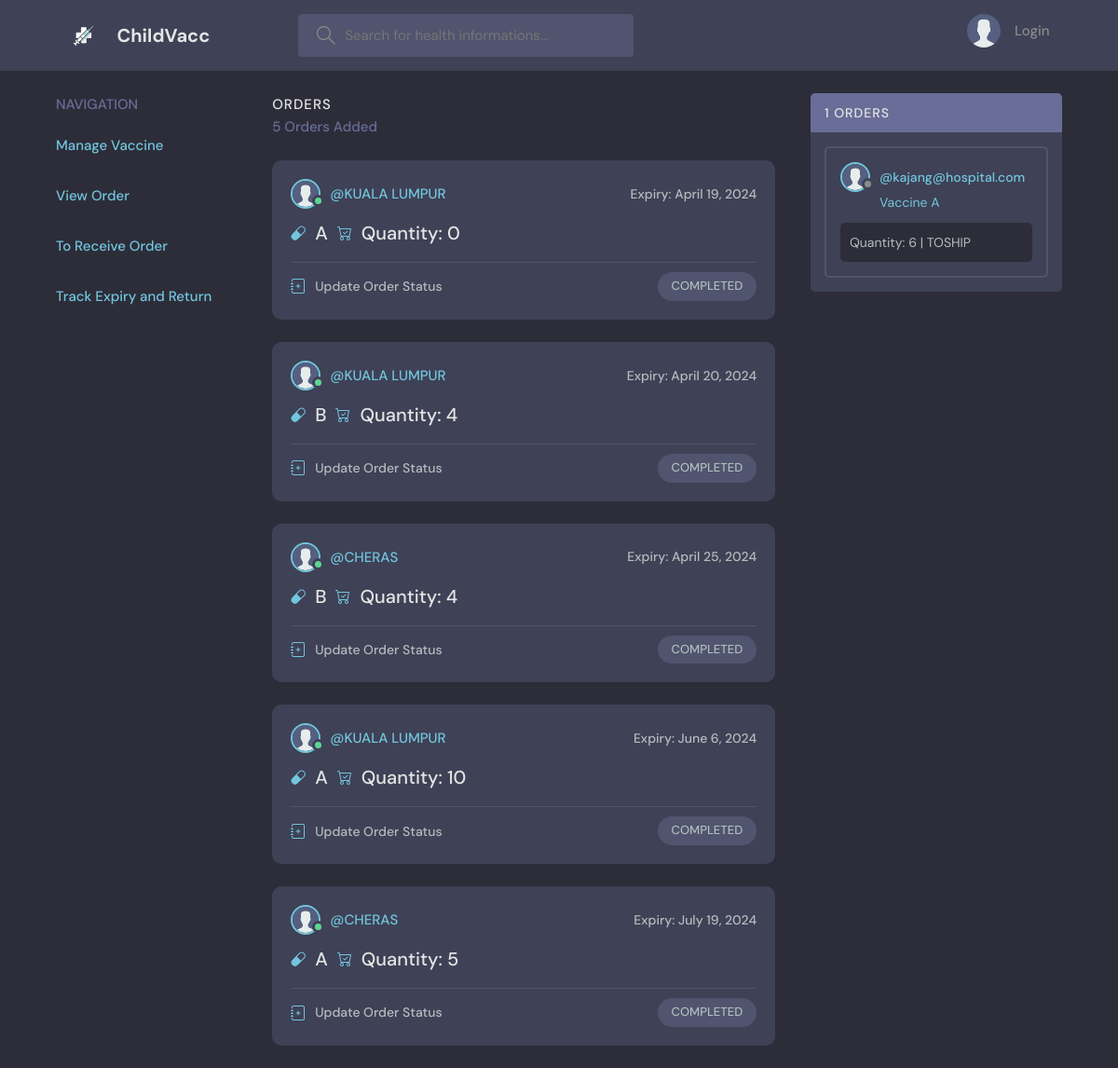
The page /track-expired-stock/ on the database its author committed.
### base/models.py (models this page shows, shortened)
class HospitalVaccine(models.Model):
    hospital = models.ForeignKey(Hospital, on_delete=models.CASCADE)
    vaccine = models.ForeignKey(Vaccine, on_delete=models.CASCADE)
    stored = models.IntegerField()
    booked = models.IntegerField(default=0)
    expiry = models.DateField(null=True)
    class Status(models.TextChoices):
        TOSHIP = "TOSHIP", "ToShip"
        TORECEIVE = "TORECEIVE", "ToReceive"
        COMPLETED = "COMPLETED", "Completed"
        EXPIRED = "EXPIRED", "Expired"
    status = models.CharField(max_length=50, choices=Status.choices, default=Status.TOSHIP)
    class Meta:
        ordering = ['expiry', 'status', 'vaccine']

class User(AbstractUser):
    email = models.EmailField(unique=True)
    username = models.CharField(max_length=150, unique=True)
    avatar = models.ImageField(null=True, default="avatar.svg")
    contact = models.CharField(max_length=12, null=True)
    address1 = models.CharField(max_length=30)
    address2 = models.CharField(max_length=30)
    postcode = models.CharField(max_length=5)
    city = models.CharField(max_length=30)
    state = models.CharField(max_length=20)
    class Types(models.TextChoices):
        PARENT = "PARENT", "Parent"
        HOSPITAL = "HOSPITAL", "Hospital"
        ADMIN = "ADMIN", "Admin"
        VACCINESUPPLIER = "VACCINESUPPLIER", "VaccineSupplier"
    type = models.CharField(max_length=50, choices=Types.choices, default=Types.ADMIN)
    class Status(models.TextChoices):
        APPROVED = "APPROVED", "Approved"
        PENDING = "PENDING", "Pending"
        RESTRICTED = "RESTRICTED", "Restricted"
    status = models.CharField(max_length=50, choices=Status.choices, default=Status.PENDING)
    class Meta:
        ordering = ['username']
    USERNAME_FIELD = 'email'
    REQUIRED_FIELDS = ['username', 'type']

class Vaccine(models.Model):
    name = models.CharField(max_length=30)
    description = models.TextField(null=True, blank=True)
    startage = models.IntegerField()
    endage = models.IntegerField()
    def __str__(self):
        return self.name

### base/views.py (the view)
# urls.py: path('track-expired-stock/', views.trackExpiryStock, name="track-expired-stock"),
def trackExpiryStock(request):
    orders1 = HospitalVaccine.objects.filter(Q(status='COMPLETED') | Q(status='EXPIRED'))
    orders = HospitalVaccine.objects.filter(status='TOSHIP')
    context = {'orders1': orders1, 'orders': orders}
    return render(request, 'base/view_vaccine_order_main.html', context)

### base/templates/base/view_vaccine_order_main.html (shortened to what this page needs)
{% extends 'main.html' %}
{% block content %}
  <main class="layout layout--3">
    <div class="container">
      {% include 'base/nav_vaccinesupplier.html' %}
      <div class="roomList">
        <div class="roomList__header">
          <div>
            <h2>Orders</h2>
            <p>{{orders1.count}} Orders Added</p>
          </div>
        </div>
        {% for order in orders1 %}
        <div class="roomListRoom">
            <div class="roomListRoom__header">
                <a href="{% url 'profile-hospital' order.hospital.id %}" class="roomListRoom__author">
                    <div class="avatar avatar--small active">
                    <img src="{{order.hospital.avatar.url}}" />
                    </div>
                    <span>@{{order.hospital.username}}</span>
                </a>
                <div class="roomListRoom__actions">
                    <span>Expiry: {{order.expiry}}</span>
                  </div>
            </div>
            <div class="roomListRoom__content">
                <a class="roomListRoom__joined">
                    <svg xmlns="http://www.w3.org/2000/svg" width="16" height="16" fill="currentColor" class="bi bi-capsule" viewBox="0 0 16 16">
                        <path d="M1.828 8.9 8.9 1.827a4 4 0 1 1 5.657 5.657l-7.07 7.071A4 4 0 1 1 1.827 8.9Zm9.128.771 2.893-2.893a3 3 0 1 0-4.243-4.242L6.713 5.429z"/>
                      </svg>
                    <span>{{order.vaccine.name}}</span>
                      <span>Quantity: {{order.stored}}</span>
                  </a>
            </div>
            <div class="roomListRoom__meta">
                <a href="{% url 'update-order-status' order.id %}"  class="roomListRoom__joined">
                    Update Order Status
                </a>
            <p class="roomListRoom__topic">{{order.status}}</p>
            </div>
        </div>
        {% endfor %}
      </div>
      {% include 'base/view_vaccine_order.html' %}
    </div>
  </main>
{% endblock content %}

### base/templates/base/view_vaccine_order.html
<div class="activities">
    <div class="activities__header">
        <h2>{{orders.count}} Orders</h2>
    </div>
    {% for order in orders %}
    <div class="activities__box">
        <div class="activities__boxHeader roomListRoom__header">
        <a href="{% url 'profile-hospital' order.hospital.id %}" class="roomListRoom__author">
            <div class="avatar avatar--small">
            <img src="{{order.hospital.avatar.url}}" />
            </div>
            <p>
            @{{order.hospital}}
            </p>
        </a>
        </div>
        <div class="activities__boxContent">
        <p><a href="#">Vaccine {{order.vaccine}}</a></p>
        <div class="activities__boxRoomContent">
            Quantity: {{order.stored}} | {{order.status}}
        </div>
        </div>
    </div>
    {% endfor %}
</div>

### static/styles/style.css (style rules this page uses)
:root { --color-main: #71c6dd; --color-main-light: #e1f6fb; --color-dark: #3f4156; --color-dark-medium: #51546e; --color-dark-light: #696d97; --color-light: #e5e5e5; --color-gray: #8b8b8b; --color-light-gray: #b2bdbd; --color-bg: #2d2d39; --color-success: #5dd693; --color-error: #fc4b0b; }
* { font-family: "DM Sans", -apple-system, BlinkMacSystemFont, "Segoe UI", Roboto, Oxygen, Ubuntu, Cantarell, "Open Sans", "Helvetica Neue", sans-serif; margin: 0; padding: 0; box-sizing: border-box; text-rendering: optimizeLegibility; font-size: inherit; }
html { font-size: 56.25%; }
@media only screen and (min-width: 1200px) { html { font-size: 62.5%; } }
body { line-height: 1.6; font-weight: 400; font-size: 1.5rem; color: var(--color-light-gray); background-color: var(--color-bg); min-height: 100vh; }
img { width: 100%; }
a { display: inline-block; color: var(--color-main); text-decoration: none; }
.container { max-width: 120rem; width: 90%; margin: auto; }
.avatar { position: relative; display: inline-block; border-radius: 50%; border: 2px solid var(--color-main); }
.avatar img { display: block; border-radius: 50%; object-fit: cover; object-position: center; }
.avatar::after { content: ""; display: block; position: absolute; background-color: var(--color-gray); z-index: 111; border-radius: 50%; border: 0.3rem solid var(--color-dark); }
.avatar.active::after { background-color: var(--color-success); }
.avatar.avatar--small img { width: 2.8rem; height: 2.8rem; }
.avatar.avatar--small:after { width: 0.7rem; height: 0.7rem; bottom: 0px; right: -6px; }
.layout { margin-top: 2.4rem; }
.layout > .container { display: flex; justify-content: space-between; align-items: flex-start; }
.layout--3 > .container > div:nth-child(2) { flex-basis: 50%; }
.layout--3 > .container > div:last-child { flex-basis: 25%; }
.roomList__header { display: flex; justify-content: space-between; align-items: center; margin-bottom: 2.4rem; }
.roomList__header h2 { text-transform: uppercase; font-weight: 500; color: var(--color-light); letter-spacing: 1px; }
.roomList__header p { font-weight: 500; color: var(--color-dark-light); }
.roomListRoom { margin-bottom: 2.4rem; background-color: var(--color-dark); border-radius: 1rem; padding: 2rem; }
.roomListRoom__header { display: flex; justify-content: space-between; align-items: center; }
.roomListRoom__author { font-weight: 500; display: flex; align-items: center; gap: 1rem; }
.roomListRoom__actions { display: flex; align-items: flex-start; gap: 1rem; position: relative; }
.roomListRoom__actions span { font-size: 1.4rem; font-weight: 500; }
.roomListRoom__content { margin: 1rem 0; }
.roomListRoom__content a { font-size: 2rem; font-weight: 500; margin-bottom: 1.5rem; color: var(--color-light); transition: all 0.3s ease-in-out; }
.roomListRoom__meta { border-top: 1px solid var(--color-dark-medium); padding-top: 1rem; display: flex; align-items: center; justify-content: space-between; }
.roomListRoom__joined { color: var(--color-light-gray); display: flex; align-items: center; gap: 1rem; font-size: 1.4rem; font-weight: 500; }
.roomListRoom__joined svg { fill: var(--color-main); width: 1.6rem; height: 1.6rem; }
.roomListRoom__topic { padding: 5px 1.5rem; background-color: var(--color-dark-medium); border-radius: 5rem; font-weight: 500; font-size: 1.3rem; }
.activities { background: var(--color-dark); border-radius: 5px; overflow: hidden; }
.activities__header h2 { background-color: var(--color-dark-light); text-transform: uppercase; font-weight: 500; padding: 1rem 1.5rem; color: var(--color-light); letter-spacing: 1px; font-size: 1.4rem; }
.activities__box { margin: 1.5rem; padding: 1.5rem; border: 2px solid var(--color-dark-medium); border-radius: 5px; }
.activities__boxHeader p { font-size: 1.4rem; line-height: 1.3; }
.activities__boxContent { margin-left: 4.2rem; }
.activities__boxContent { font-size: 1.4rem; }
.activities__boxRoomContent { background: var(--color-bg); padding: 1rem; border-radius: 5px; margin-top: 1rem; margin-left: -4.2rem; }

### rows shown on the page
HospitalVaccine: hospital.avatar (placeholder picture), hospital.username "KUALA LUMPUR", expiry "April 19, 2024", vaccine.name "A", stored "0", status "COMPLETED"
HospitalVaccine: hospital.avatar (placeholder picture), hospital.username "KUALA LUMPUR", expiry "April 20, 2024", vaccine.name "B", stored "4", status "COMPLETED"
HospitalVaccine: hospital.avatar (placeholder picture), hospital.username "CHERAS", expiry "April 25, 2024", vaccine.name "B", stored "4", status "COMPLETED"
HospitalVaccine: hospital.avatar (placeholder picture), hospital.username "KUALA LUMPUR", expiry "June 6, 2024", vaccine.name "A", stored "10", status "COMPLETED"
HospitalVaccine: hospital.avatar (placeholder picture), hospital.username "CHERAS", expiry "July 19, 2024", vaccine.name "A", stored "5", status "COMPLETED"
HospitalVaccine: hospital.avatar (placeholder picture), hospital "kajang@hospital.com", vaccine "A", stored "6", status "TOSHIP"

### other values the page prints
{{ orders1.count }} "5"
{{ orders.count }} "1"
